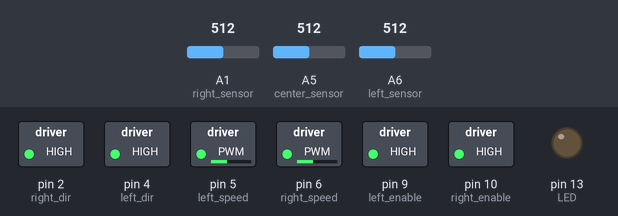
A sketch run on a simulated Arduino Nano, built with avr-gcc and run on an emulated ATmega328P. Parts: switched loads named in the sketch (green lamp = pin HIGH), output pins drawn as LEDs (lit = HIGH). The test bench sets the inputs (shaded band); at power-on: A1 (right_sensor) = 512, A5 (center_sensor) = 512, A6 (left_sensor) = 512.

Above: at 15.2 s.
15.3 s: A1 (right_sensor) set to 528
At 16.2 s:
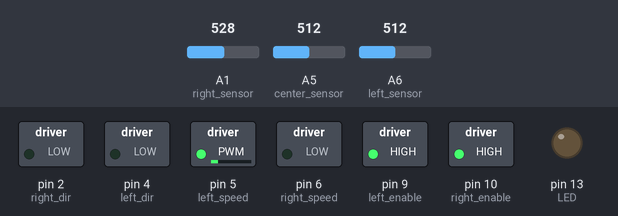
16.8 s: A1 (right_sensor) set to 511
At 17.4 s:
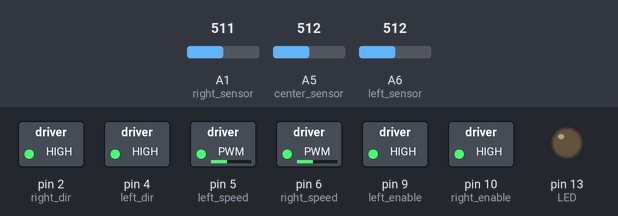
18.3 s: A5 (center_sensor) set to 526
At 19.5 s:
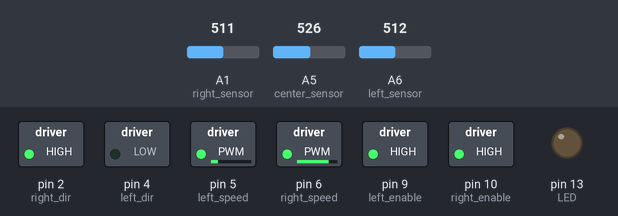
19.8 s: A6 (left_sensor) set to 523
At 20.9 s:
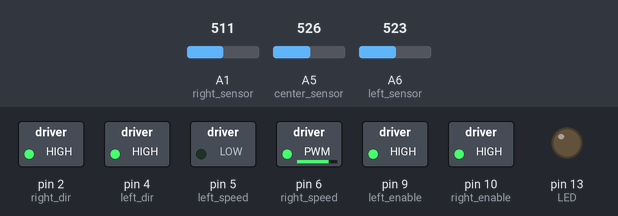
21.3 s: A6 (left_sensor) set to 511
At 22.0 s:
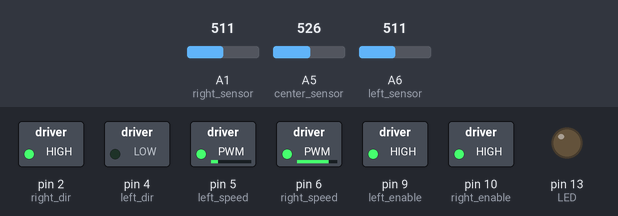
Timing chart, 0 to 23.8 s (numbered marks = the images above; inputs shaded):
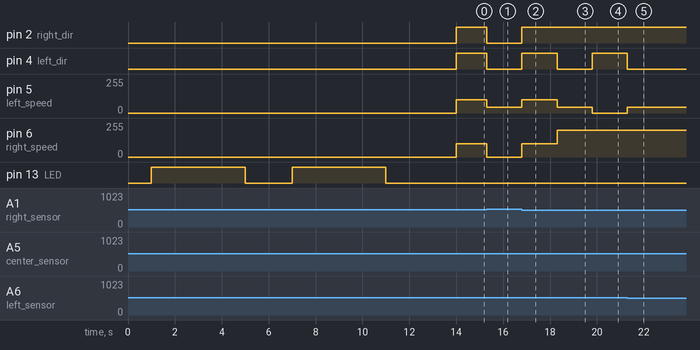

Measured:
- the behaviour switches between 512 and 513 on A1 (right_sensor) (found by bisection; images 0 and 1)
- the behaviour switches between 512 and 513 on A5 (center_sensor) (found by bisection; images 2 and 3)
- the behaviour switches between 512 and 513 on A6 (left_sensor) (found by bisection; images 3 and 4)
- after the input at 15.3 s, pin 2 (right_dir), pin 4 (left_dir): HIGH → LOW at once; pin 5 (left_speed): 100/255 → 44/255 at once; pin 6 (right_speed): 100/255 → 0/255 at once
- after the input at 16.8 s, pin 2 (right_dir), pin 4 (left_dir): LOW → HIGH at once; pin 5 (left_speed): 44/255 → 100/255 at once; pin 6 (right_speed): 0/255 → 100/255 at once
- after the input at 18.3 s, pin 4 (left_dir): HIGH → LOW at once; pin 5 (left_speed): 100/255 → 44/255 at once; pin 6 (right_speed): 100/255 → 200/255 at once
- after the input at 19.8 s, pin 4 (left_dir): LOW → HIGH at once; pin 5 (left_speed): 44/255 → 0/255 at once
- after the input at 21.3 s, pin 4 (left_dir): HIGH → LOW at once; pin 5 (left_speed): 0/255 → 44/255 at once

The sketch:

JNN_Modified.ino
```cpp
//Declaring all the variables to be used.....

int fl,l,c,r,fr;
int flm,lm,cm,rm,frm;
int bfl,bl,bc,br,bfr;
int wfl,wl,wc,wr,wfr;

int path[5];
int prev_location = 2,cur_location = 2;
/*fl = far left sensor reading
        l = left sensor reading
        c = center sensor reading
        r = right sensor reading
        fr = far right sensor reading

        Prefix w indicates sensor reading when placed over a white surface
        For Example, wc = reading of center sensor when placed over a white surface

        Prefix b indicates sensor reading when placed over a black surface
        For Example, bc = reading of center sensor when placed over a black surface

        Suffix m indicates that the variable stores average value of black and white reading
        For Example, variable cm stores average value of center sensor readings when placed
        over a black and then a white surface (order of placing doesn't matter, cm will
        store the average value and will be used as a threshold to determine whether the
        sensor is over a white or black background)

        Please NOTE -   The bot follows a BLACK LINE on a WHITE BACKGROUND.....
                        The line-following code is written with the assumption that sensors are
                        calibrated (physically) in such a manner that they read a high when they detect black
                        and a low when they detect white.
                        If the sensors are calibrated differently or are uncalibrated (meaning they read when
                        a high when kept over a white surface and a low when kept over a black surface), then
                        all the > s in the line-following part of the code must be changed to < s and vice versa.
 */


//Assigning pins to the sensor input variables - The variable names are self explanatory.....
//#define far_left_sensor A3
#define left_sensor A6
#define center_sensor A5
#define right_sensor A1
//#define far_right_sensor A0


//Assigning pins to the motor output variables - The variable names are self explanatory.....
#define left_enable 9
#define left_dir 4
#define left_speed 5
#define right_enable 10
#define right_dir 2
#define right_speed 6


#define LED 13


//Setup starts here.....
void setup() {
        //Setting all sensor pins to input....
        //pinMode (far_left_sensor,INPUT);    //farleft sensor
        pinMode (left_sensor,INPUT);    //left sensor
        pinMode (center_sensor,INPUT);    //center sensor
        pinMode (right_sensor,INPUT);    //right sensor
        //pinMode (far_right_sensor,INPUT);    //farright sensor

        //Setting all motor driver pins to output....
        pinMode (left_enable,OUTPUT);    //left motor enable - 10
        pinMode (left_dir,OUTPUT);    //left motor direction - 4
        pinMode (left_speed,OUTPUT);    //left motor speed - 5
        pinMode (right_enable,OUTPUT);    //right motor enable - 9
        pinMode (right_dir,OUTPUT);    //right motor direction - 2
        pinMode (right_speed,OUTPUT);    //right motor speed - 3
        pinMode (LED,OUTPUT);    //Led


        //Calibration starts here.....
        digitalWrite(LED,LOW);
        delay(1000);
        digitalWrite(LED,HIGH);
        //Once LED turns on, place sensors over a black surface.....
        delay(2000);
        bl = analogRead (A1);
        bc = analogRead (A5);
        br = analogRead (A6);
        //bfl = analogRead (A0);
        //bfr = analogRead (A3);
        delay(2000);
        digitalWrite(LED,LOW);
        //Once LED turns off, remove sensors from black surface and wait for LED to turn.....
        delay(2000);
        digitalWrite(LED,HIGH);
        //Once LED turns on, place sensors over a white surface.....
        delay(2000);
        wl = analogRead (A1);
        wc = analogRead (A5);
        wr = analogRead (A6);
        //wfl = analogRead (A0);
        //wfr = analogRead (A3);
        delay(2000);
        digitalWrite(LED,LOW);
        //Once LED turns off, place the bot at the starting of the maze and wait for 3+ seconds.....
        delay(3000);
        //Actual Calibration calculation is done here.....
        //flm  = (bfl+wfl)/2;
        lm = (bl+wl)/2;
        cm = (wc+bc)/2;
        rm = (wr+br)/2;
        //frm = (bfr+wfr)/2;
        //End of Calibration.....

        //Setting the enable pins of the motor driver to high.....
        digitalWrite(9,HIGH);
        digitalWrite(10,HIGH);

        //Now, the bot can begin its motion...
        Serial.begin(9600);
}

//Loop starts here.....
void loop()
{
        //Line following starts here.....
        read_sensors();
        if(cur_location == 0){//000
            read_sensors();
            while(cur_location == 0){
                spin();
                read_sensors();
            }
        }
        else if(cur_location == 1){//001
        	right();
        }
        else if(cur_location == 2){//010
        	straight();
        }
        else if(cur_location == 3){//011
        	right();
        }
        else if(cur_location == 4){//100
        	left();
        }
        else if(cur_location == 5){//101

        }
        else if(cur_location == 6){//110
        	left();
        }
        else{//111
        	if(prev_location == 111){
        		stop();
        	}
        	else{
        		straight();
        	}
        }
}


//read_sensors function starts here - Function name is self explanatory.....
void read_sensors(){

		prev_location = cur_location;
        //fl = analogRead(far_left_sensor);
        l = analogRead(left_sensor);
        c = analogRead(center_sensor);
        r = analogRead(right_sensor);
        //fr = analogRead(far_right_sensor);

        //path[4] = fl>flm?1:0;
        //path[3] = l>lm?1:0;
        path[2] = l>lm?1:0;
        path[1] = c>cm?1:0;
        path[0] = r>rm?1:0;
        cur_location = path[2]*4 + path[1]*2 + path[0]*1;
}
void stop(){
        digitalWrite(right_dir,LOW);
        digitalWrite(left_dir,HIGH);
        analogWrite(left_speed,0);
        analogWrite(right_speed,0);
        digitalWrite(LED,HIGH);
        stop();
}
void spin(){
	    digitalWrite(right_dir,HIGH);
	    digitalWrite(left_dir,HIGH);
	    analogWrite(right_speed,100);
	    analogWrite(left_speed,100);
}
void right(){
	    digitalWrite(right_dir,LOW);
	    digitalWrite(left_dir,LOW);
	    analogWrite(right_speed,0);
	    analogWrite(left_speed,300);
}
void straight(){
	    digitalWrite(right_dir,HIGH);
	    digitalWrite(left_dir,LOW);
	    analogWrite(right_speed,200);
	    analogWrite(left_speed,300);
}
void left(){
	    digitalWrite(right_dir,HIGH);
	    digitalWrite(left_dir,HIGH);
	    analogWrite(right_speed,200);
	    analogWrite(left_speed,0);
}
```
